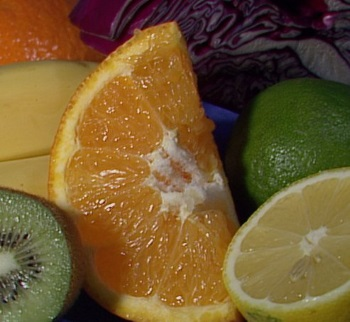
#> input picture images/fruits.jpg, 350 x 322 px, found by its file name
$ python demo2.py
#> lines starting #> are read from the running program, lines starting #| are printed output that depends on the picture; after the words box and inside, x2 and y2 are one past the last pixel; in counts of white or black regions, pixels touching at a corner belong together
# OpenCv版本：opencv-python 4.6.0.66
# 内容：K值聚类（二）
# 博客：http://www.bilibili996.com/Course?id=fcd7745b72f4493f81683b2e3e80f911
# 作者：高仁宝
# 时间：2023.11

import numpy as np
import cv2

img = cv2.imread('../images/fruits.jpg')
#> img is the input picture: shape (322, 350, 3); mean B, G, R 46.9, 88.2, 114.1
# img = cv2.imread('../data/opencv_logo.png')
Z = img.reshape((-1, 3))
# convert to np.float32
Z = np.float32(Z)

# define criteria, number of clusters(K) and apply kmeans()
criteria = (cv2.TERM_CRITERIA_EPS + cv2.TERM_CRITERIA_MAX_ITER, 10, 1.0)
K = 8
# K = 3
# K = 14
ret, label, center = cv2.kmeans(Z, K, None, criteria, 10, cv2.KMEANS_RANDOM_CENTERS)
#> ret = 62686694.7; center = [[56.15, 44.44, 63.47], [119.8, 159.9, 178.6], [71.53, 139.3, 171.3], [70.49, 115.3, 124.2], [18.28, 11.86, 27.64], [34.28, 105.6, 158.2], [18.08, 70.78, 126.7], [22.86, 67.14, 61.86]]

# 分离颜色
for y in range(len(center)):
    a1 = []
    for i, x in enumerate(label.ravel()):
        if x == y:
            a1.append(list(Z[i]))
        else:
            a1.append([0, 0, 0])
    a2 = np.array(a1)
    a3 = a2.reshape((img.shape))
    cv2.imshow('res2' + str(y), a3)
    cv2.waitKey(0)
#> this loop made 8 passes
#> pass 1, `a3 = a2.reshape((img.shape))`:
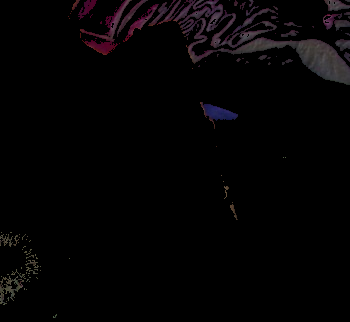
#> a3: shape (322, 350, 3) float64; mean B, G, R 3.8, 3, 4.3
#> pass 1, `cv2.imshow('res2' + str(y), a3)`:
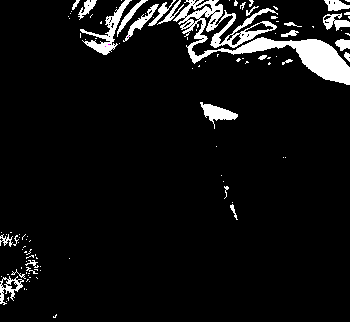
#> window 'res20': shape (322, 350, 3); mean B, G, R 17.4, 17.4, 17.4
#> pass 2, `a3 = a2.reshape((img.shape))`:
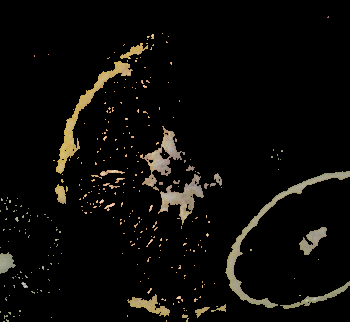
#> a3: shape (322, 350, 3) float64; mean B, G, R 8, 10.7, 12
#> pass 2, `cv2.imshow('res2' + str(y), a3)`:
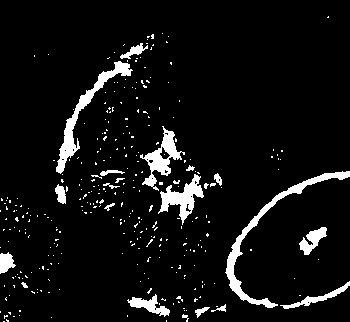
#> window 'res21': shape (322, 350, 3); 6.7% white; 317 white regions (297 under 20 px), largest, box (x1, y1, x2, y2) and area: (225, 171, 350, 308) 1502, (56, 61, 133, 174) 1235, (140, 126, 185, 191) 887

# [8 lines of commented-out code are left out]
cv2.waitKey(0)
cv2.destroyAllWindows()
